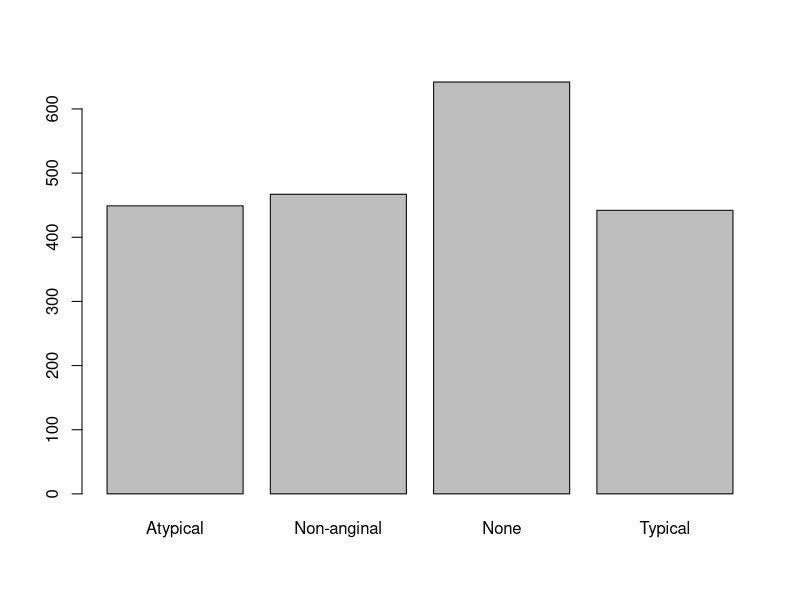
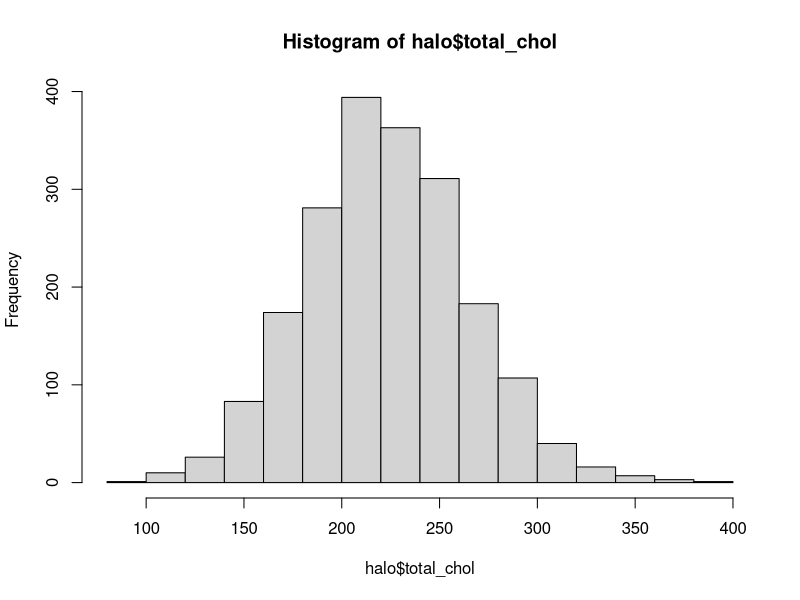
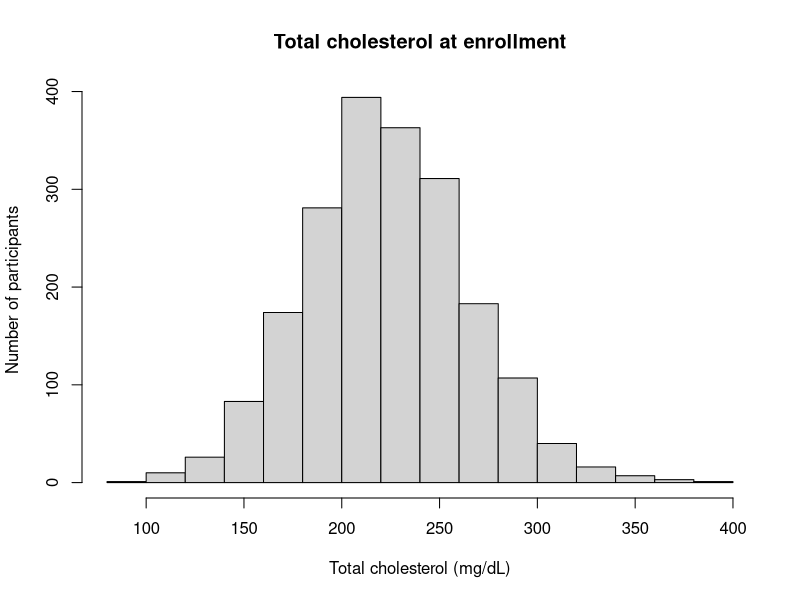
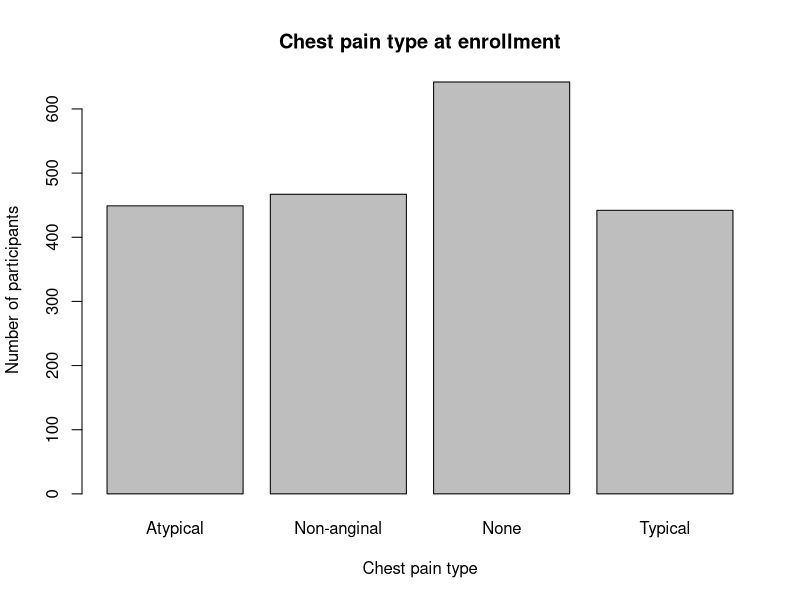

Generate these figures, in order, with R:
## ============================================================================
## Modern Biostatistics with R & AI, Volume II
## R Quickstart: Getting Ready to Analyze Health Data
##
## Every listing of this part of the book, in the order the book prints it (Q.1 to Q.39),
## then the code panels of the exercises. The listings share one R session, as they do in the
## book: an object made by one listing is used by later ones, so run them in order.
##
## How to run: open your RStudio project (the folder that holds the datasets folder), open this
## script, and run it line by line with Ctrl+Enter (Cmd+Return on a Mac), or all at once with
## Source. From a terminal in that folder:  Rscript Volume-II/code/quickstart.R
##
## Data: datasets/halo.csv (simulated: HALO is not real trial data).
## Packages: none. The printed figures are drawn by figures_quickstart.R.
## Lines that start with # are comments. A few panels of the book are shown here as comments,
## with a note, because they open RStudio windows, show an error on purpose, or are templates.
## Companion repository: github.com/lidagharibvand/LG
## ============================================================================

options(width = 80)
if (!interactive()) pdf(NULL)   # in a batch run, quick plots go nowhere instead of to a file

## ---- Listing Q.1 Your first command: add two numbers. --------------------------
2 + 3

## ---- Listing Q.2 Subtraction, multiplication, and division. --------------------
128 - 82
4 * 2.5
90 / 60

## ---- Listing Q.3 A first function: the square root of 16. ----------------------
sqrt(16)

## ---- Listing Q.4 A short script with comments. ---------------------------------
# Pulse pressure for a reading of 128/82 mmHg
128 - 82

# Mean arterial pressure: diastolic plus one third of the pulse pressure
82 + (128 - 82) / 3

## ---- Listing Q.5 A capital letter where R expects a small one. -----------------
# A capital S: R has no function called Sqrt
# try() prints the error and lets the script go on
try(Sqrt(16), outFile = stdout())

## ---- Listing Q.6 List the files in the datasets folder. ------------------------
list.files("datasets")

## ---- Listing Q.7 Read the HALO file and store it under the name halo. ----------
halo <- read.csv("datasets/halo.csv")

## ---- Listing Q.8 Count the rows and columns of HALO. ---------------------------
dim(halo)

## ---- Listing Q.9 The most common error: a file R cannot find. ------------------
# The folder name is missing, so R looks in the project folder
# try() prints the error and lets the script go on
try(read.csv("halo.csv"), outFile = stdout())

## ---- Listing Q.10 Your first R script, saved as first_script.R. ----------------
# first_script.R
# Read the HALO trial data and check its size
# Written by: your name, on today's date

halo <- read.csv("datasets/halo.csv")
dim(halo)

## ---- Listing Q.11 The number of rows and the number of columns. ----------------
nrow(halo)
ncol(halo)

## ---- Listing Q.12 The names of the 38 variables. -------------------------------
names(halo)

## ---- Listing Q.13 Change every variable name to lowercase. ---------------------
# Change variable names to lower case
names(halo) <- tolower(names(halo))
names(halo)

## ---- Listing Q.14 The numbers from 1 to 5. -------------------------------------
1:5

## ---- Listing Q.15 The first five rows and first five columns of HALO. ----------
halo[1:5, 1:5]

## ---- Listing Q.16 Five rows and three columns chosen by name. ------------------
halo[1:5, c("id", "age", "sbp0")]

## ---- Listing Q.17 Store a slice of HALO under its own name and print it. -------
# Save the slice under its own name, then print it
small <- halo[1:5, c("id", "age", "sbp0")]
small

## ---- Listing Q.18 The first six rows of HALO. ----------------------------------
head(halo)

## ---- Code shown in Section Q.5.7 -----------------------------------------------
## View() opens a spreadsheet view in RStudio; run it yourself in the Console.
# View(halo)

## ---- Listing Q.19 The first six values of age, and a misspelled column name. ----
head(halo$age)

# A capital A: HALO has no column called Age
head(halo$Age)

## ---- Listing Q.20 The structure of HALO: the type of every variable. -----------
str(halo)

## ---- Listing Q.21 The type of age, of body mass index, and of chest pain type. ----
class(halo$age)
class(halo$bmi)
class(halo$angina)

## ---- Listing Q.22 A category stored as a code and a category stored as text. ----
# Sex: 1 = women, 0 = men
head(halo$female)

# Chest pain type, stored as text
head(halo$angina)

## ---- Listing Q.23 The mean total cholesterol. ----------------------------------
mean(halo$total_chol)

## ---- Listing Q.24 The median total cholesterol. --------------------------------
median(halo$total_chol)

## ---- Listing Q.25 The smallest and largest total cholesterol. ------------------
min(halo$total_chol)
max(halo$total_chol)

## ---- Listing Q.26 A six-number summary of total cholesterol. -------------------
summary(halo$total_chol)

## ---- Listing Q.27 A six-number summary of age. ---------------------------------
summary(halo$age)

## ---- Listing Q.28 The mean of a variable with missing values. ------------------
mean(halo$ldl12)

## ---- Listing Q.29 The same mean, leaving out the missing values. ---------------
mean(halo$ldl12, na.rm = TRUE)

## ---- Listing Q.30 Store the mean under a name, then print it. ------------------
# Save the mean under a name; R prints nothing
avg_chol <- mean(halo$total_chol)

# Type the name to see what is stored
avg_chol

## ---- Listing Q.31 Round the stored mean to one decimal place. ------------------
round(avg_chol, 1)

## ---- Listing Q.32 Count the participants in each chest pain category. ----------
table(halo$angina)

## ---- Listing Q.33 Count the participants in each arm of the trial. -------------
table(halo$trt)

## ---- Listing Q.34 A bar chart of chest pain type. ------------------------------
barplot(table(halo$angina))

## ---- Listing Q.35 A histogram of total cholesterol. ----------------------------
hist(halo$total_chol)

## ---- Listing Q.36 The same histogram with a title and axis labels. -------------
hist(halo$total_chol,
     main = "Total cholesterol at enrollment",
     xlab = "Total cholesterol (mg/dL)",
     ylab = "Number of participants")

## ---- Listing Q.37 A first complete script: read, check, count, average, and draw. ----
# halo_first_look.R
# A first look at the HALO trial data

# Read the data, make the names lowercase, and check the size
halo <- read.csv("datasets/halo.csv")
names(halo) <- tolower(names(halo))
dim(halo)

# Count chest pain types and average total cholesterol
table(halo$angina)
mean(halo$total_chol)

# Draw the counts as a bar chart
barplot(table(halo$angina),
        main = "Chest pain type at enrollment",
        xlab = "Chest pain type",
        ylab = "Number of participants")

## ---- Code shown in Section Q.9.3 -----------------------------------------------
## Opens the help page in RStudio; run it yourself in the Console.
# ?mean
# help(mean)

## ---- Listing Q.38 A name typed with a capital letter. --------------------------
# A capital H: the data frame is called halo, not Halo
# try() prints the error and lets the script go on
try(mean(Halo$age), outFile = stdout())

## ---- Listing Q.39 A function name typed with a capital letter. -----------------
# A capital M: the function is mean(), not Mean()
# try() prints the error and lets the script go on
try(Mean(halo$age), outFile = stdout())

## ---- Code shown in Section Q.9.4 -----------------------------------------------
## An example of an error (Section Q.9.4): run it in the Console to see the message.
# mean(halo$age


## ============================================================================
## The code panels of the exercises. Each one reads the data again, so it can be run on its own.
## ============================================================================

## ---- Quickstart Practice, code panel 1 -----------------------------------------
halo <- read.csv("datasets/halo.csv")
names(halo) <- tolower(names(halo))   # lowercase names (Section Q.5.3)
table(halo$site)

## ---- Quickstart Practice, code panel 2 -----------------------------------------
halo <- read.csv("datasets/halo.csv")
names(halo) <- tolower(names(halo))   # lowercase names (Section Q.5.3)
mean(halo$hdl)

## ---- Quickstart Practice, code panel 3 -----------------------------------------
halo <- read.csv("datasets/halo.csv")
names(halo) <- tolower(names(halo))   # lowercase names (Section Q.5.3)
summary(halo$sbp0)

## ---- Quickstart Practice, code panel 4 -----------------------------------------
halo <- read.csv("datasets/halo.csv")
names(halo) <- tolower(names(halo))   # lowercase names (Section Q.5.3)
class(halo$female)
table(halo$female)

## ---- Quickstart Practice, code panel 5 -----------------------------------------
halo <- read.csv("datasets/halo.csv")
names(halo) <- tolower(names(halo))   # lowercase names (Section Q.5.3)
# Count the participants in each chest pain category
table(halo$Angina)
